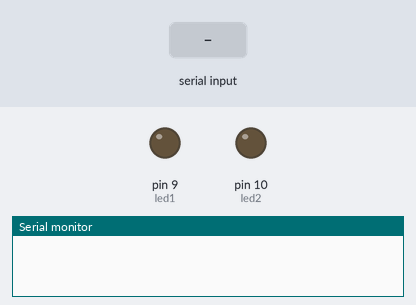
Bench run of a sketch on a simulated Arduino Uno, built with avr-gcc and run on an emulated ATmega328P. On the bench: output pins drawn as LEDs (lit = HIGH), the last lines printed to the serial monitor. The inputs (shaded band) are chosen by the test bench.

Above: at 1.2 s.
1.3 s: "1\n" received over Serial
At 2.1 s:
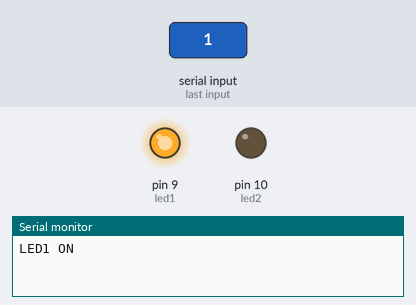
3.8 s: "2\n" received over Serial
At 4.6 s:
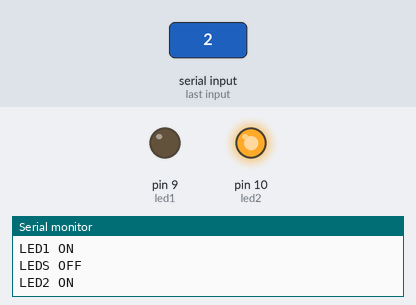
Timing chart, 0 to 6.8 s (numbered marks = the images above; inputs shaded):
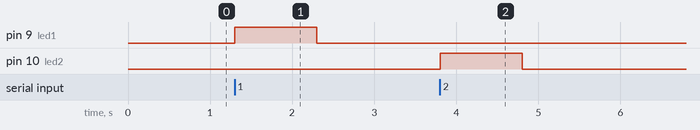

Measured:
- after the input at 1.3 s, pin 9 (led1): LOW → HIGH at once, → LOW 1.0 s later
- after the input at 3.8 s, pin 10 (led2): LOW → HIGH at once, → LOW 1.0 s later

The sketch:

serial_switch.ino
```cpp
const int led1 = 9;
const int led2 = 10;

boolean led1State = false; //Value used to store the state of LED1
boolean led2State = false; //Value used to store the state of LED2

void setup() {
  // initialize serial communication:
  Serial.begin(9600); //Start a serial session
  pinMode(led1, OUTPUT); //set led1 and 2 pins as outputs
  pinMode(led2, OUTPUT);
  digitalWrite(led1, led1State); //Turn off both LEDs
  digitalWrite(led2, led2State);
}
void loop() {
  //Check to see if any incoming commands have been recived
  if (Serial.available() > 0) {
    int inInt = Serial.parseInt(); //Read what command it is
    switch (inInt) { //Decide what to do with the command
    case 1:    // If we get a 1 over serial
      if (led1State == false) {  //and led1 is off
        led1State = true; //set its state to on
        Serial.println("LED1 ON");  //and let us know
      }
      else {
        led1State = false;  //or if led1 is on turn it off
        Serial.println("LED1 OFF"); //tell is that its turning off
      }
      digitalWrite(led1, led1State); //and update its actual state
      break; //end case 1
    case 2:    //if we get an incoming 2
      if (led2State == false) { //and if led2 is off
        led2State = true;  //set its state to on
        Serial.println("LED2 ON"); // let us know
      }
      else {  //or if its already on
        led2State = false;  //set its state to off
        Serial.println("LED1 OFF"); //and let us know
      }
      digitalWrite(led2, led2State); //update its actual state
      break; // end case 2
    case 0: //if someone sends us a 0
      led1State = false; //turn off both leds
      led2State = false;
      digitalWrite(led1, led1State);
      digitalWrite(led2, led2State);
      Serial.println("LEDS OFF"); //and let us know
      break; //end case 0
    default:
      Serial.println(Serial.read()); //if we get something else just print it
      }
    }
  }
```
